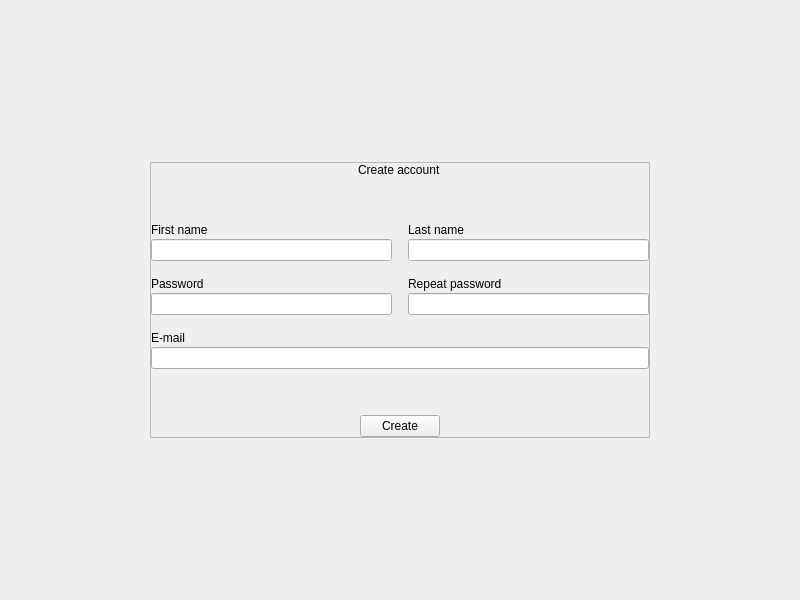
<?xml version="1.0" encoding="UTF-8"?>
<ui version="4.0">
 <class>create_account</class>
 <widget class="QWidget" name="create_account">
  <property name="geometry">
   <rect>
    <x>0</x>
    <y>0</y>
    <width>800</width>
    <height>600</height>
   </rect>
  </property>
  <property name="windowTitle">
   <string>Loggin</string>
  </property>
  <property name="styleSheet">
   <string notr="true"/>
  </property>
  <layout class="QVBoxLayout" name="verticalLayout">
   <property name="spacing">
    <number>6</number>
   </property>
   <property name="leftMargin">
    <number>9</number>
   </property>
   <property name="topMargin">
    <number>9</number>
   </property>
   <property name="rightMargin">
    <number>9</number>
   </property>
   <property name="bottomMargin">
    <number>9</number>
   </property>
   <item alignment="Qt::AlignHCenter|Qt::AlignVCenter">
    <widget class="QFrame" name="c_center">
     <property name="minimumSize">
      <size>
       <width>500</width>
       <height>0</height>
      </size>
     </property>
     <property name="frameShape">
      <enum>QFrame::StyledPanel</enum>
     </property>
     <property name="frameShadow">
      <enum>QFrame::Raised</enum>
     </property>
     <layout class="QVBoxLayout" name="verticalLayout_2">
      <property name="leftMargin">
       <number>0</number>
      </property>
      <property name="topMargin">
       <number>0</number>
      </property>
      <property name="rightMargin">
       <number>0</number>
      </property>
      <property name="bottomMargin">
       <number>0</number>
      </property>
      <item alignment="Qt::AlignHCenter">
       <widget class="Label" name="lb_title">
        <property name="text">
         <string>Create account</string>
        </property>
       </widget>
      </item>
      <item>
       <spacer name="verticalSpacer_2">
        <property name="orientation">
         <enum>Qt::Vertical</enum>
        </property>
        <property name="sizeHint" stdset="0">
         <size>
          <width>20</width>
          <height>40</height>
         </size>
        </property>
       </spacer>
      </item>
      <item>
       <layout class="QVBoxLayout" name="ly_inputs">
        <property name="spacing">
         <number>16</number>
        </property>
        <property name="topMargin">
         <number>0</number>
        </property>
        <item>
         <layout class="QHBoxLayout" name="ly_up">
          <property name="spacing">
           <number>16</number>
          </property>
          <property name="leftMargin">
           <number>0</number>
          </property>
          <property name="topMargin">
           <number>0</number>
          </property>
          <item>
           <layout class="QVBoxLayout" name="ly_left">
            <property name="spacing">
             <number>16</number>
            </property>
            <property name="topMargin">
             <number>0</number>
            </property>
            <item>
             <layout class="QVBoxLayout" name="ly_first_name">
              <property name="spacing">
               <number>2</number>
              </property>
              <property name="topMargin">
               <number>0</number>
              </property>
              <item>
               <widget class="QLabel" name="lb_first_name">
                <property name="text">
                 <string>First name</string>
                </property>
               </widget>
              </item>
              <item>
               <widget class="LineEdit" name="i_first_name"/>
              </item>
             </layout>
            </item>
            <item>
             <layout class="QVBoxLayout" name="ly_password">
              <property name="spacing">
               <number>2</number>
              </property>
              <property name="topMargin">
               <number>0</number>
              </property>
              <item>
               <widget class="QLabel" name="lb_password">
                <property name="text">
                 <string>Password</string>
                </property>
               </widget>
              </item>
              <item>
               <widget class="LineEdit" name="i_password"/>
              </item>
             </layout>
            </item>
           </layout>
          </item>
          <item>
           <layout class="QVBoxLayout" name="ly_right">
            <property name="spacing">
             <number>16</number>
            </property>
            <property name="topMargin">
             <number>0</number>
            </property>
            <item>
             <layout class="QVBoxLayout" name="ly_last_name">
              <property name="spacing">
               <number>2</number>
              </property>
              <property name="topMargin">
               <number>0</number>
              </property>
              <item>
               <widget class="QLabel" name="lb_last_name">
                <property name="text">
                 <string>Last name</string>
                </property>
               </widget>
              </item>
              <item>
               <widget class="LineEdit" name="i_last_name"/>
              </item>
             </layout>
            </item>
            <item>
             <layout class="QVBoxLayout" name="ly_repeat_password">
              <property name="spacing">
               <number>2</number>
              </property>
              <property name="topMargin">
               <number>0</number>
              </property>
              <item>
               <widget class="QLabel" name="lb_repeat_password">
                <property name="text">
                 <string>Repeat password</string>
                </property>
               </widget>
              </item>
              <item>
               <widget class="LineEdit" name="i_repeat_password"/>
              </item>
             </layout>
            </item>
           </layout>
          </item>
         </layout>
        </item>
        <item>
         <layout class="QVBoxLayout" name="ly_email">
          <property name="spacing">
           <number>2</number>
          </property>
          <property name="leftMargin">
           <number>0</number>
          </property>
          <property name="topMargin">
           <number>0</number>
          </property>
          <item>
           <widget class="QLabel" name="lb_email">
            <property name="text">
             <string>E-mail</string>
            </property>
           </widget>
          </item>
          <item>
           <widget class="LineEdit" name="i_email"/>
          </item>
         </layout>
        </item>
       </layout>
      </item>
      <item>
       <spacer name="verticalSpacer">
        <property name="orientation">
         <enum>Qt::Vertical</enum>
        </property>
        <property name="sizeHint" stdset="0">
         <size>
          <width>20</width>
          <height>40</height>
         </size>
        </property>
       </spacer>
      </item>
      <item alignment="Qt::AlignHCenter">
       <widget class="Button" name="bt_create">
        <property name="text">
         <string>Create</string>
        </property>
       </widget>
      </item>
     </layout>
    </widget>
   </item>
  </layout>
 </widget>
 <customwidgets>
  <customwidget>
   <class>Label</class>
   <extends>QLabel</extends>
   <header>.promoted.label</header>
  </customwidget>
  <customwidget>
   <class>Button</class>
   <extends>QPushButton</extends>
   <header>.promoted.button</header>
  </customwidget>
  <customwidget>
   <class>LineEdit</class>
   <extends>QLineEdit</extends>
   <header>.promoted.line_edit</header>
  </customwidget>
 </customwidgets>
 <resources/>
 <connections/>
</ui>
